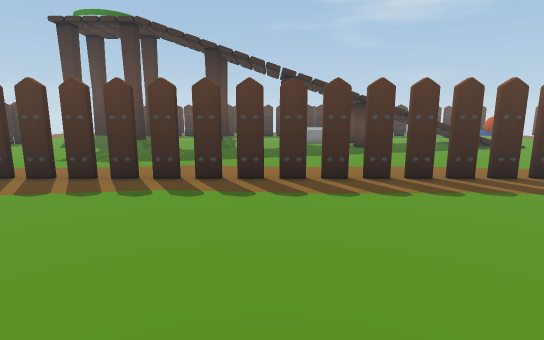
view 1 (above)

17 first-person views from a walk through a Unity game level. The camera is 1.3 m above the floor, tilts 10° down and sees 80° across. The floor is counted in squares, 0.64 m on a side. Each view is taken from the middle of a square. On the plan, view 1 faces up. The plan holds only what a view shows up to about 18 squares ahead; the rest is blank. The place goes on beyond the plan. The player is left out. Some surface patterns are stand-ins.

view 2
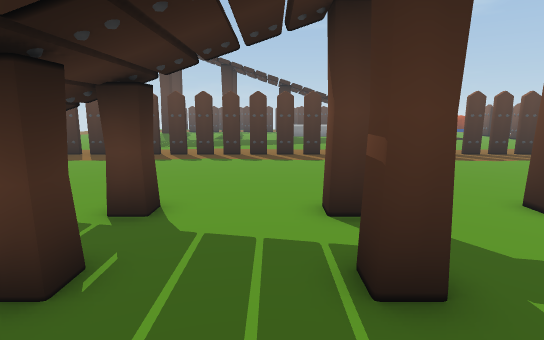

view 3
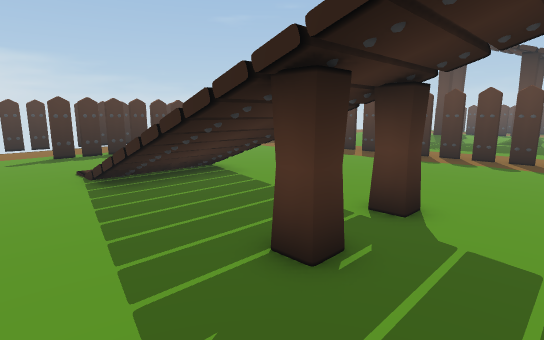

view 4
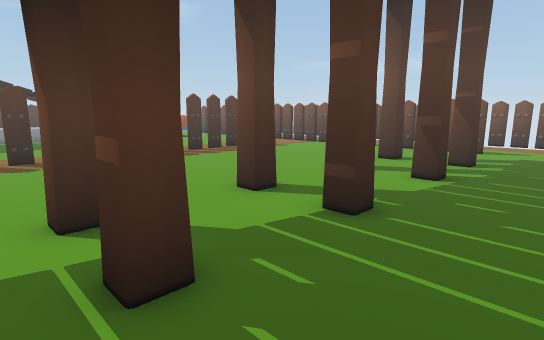

view 5
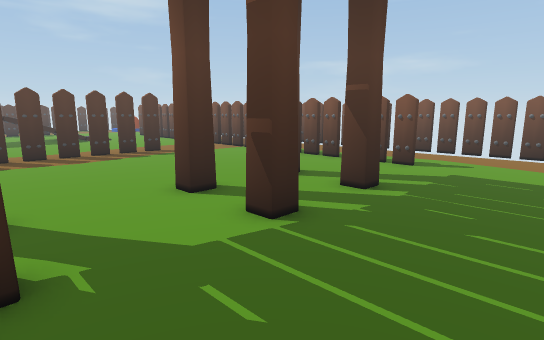

view 6
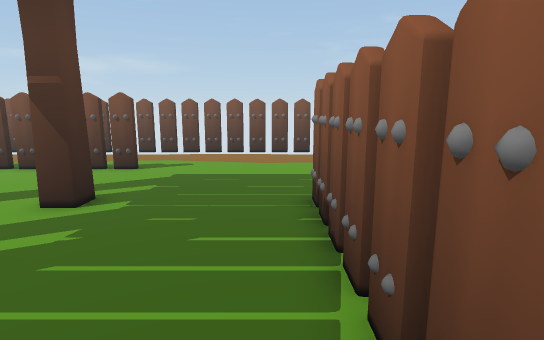

view 7
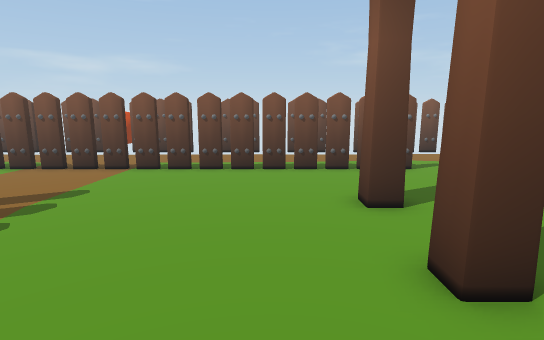

view 8
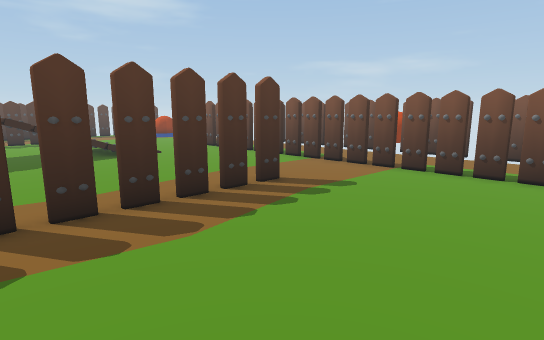

view 9
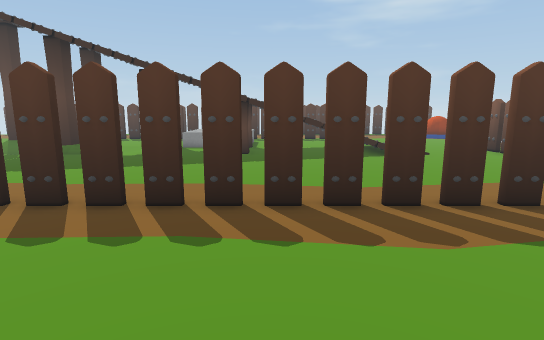

view 10
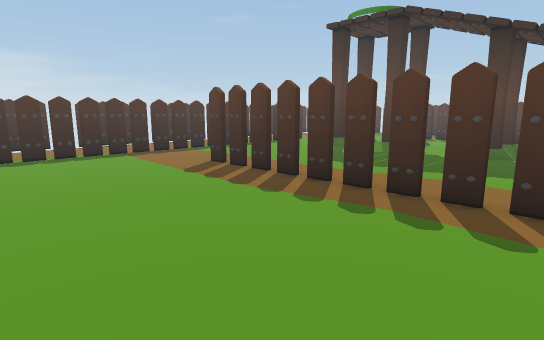

view 11
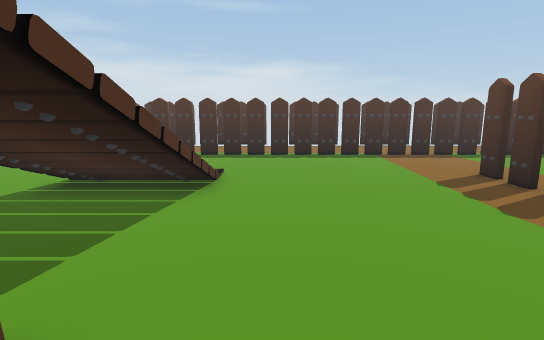

view 12
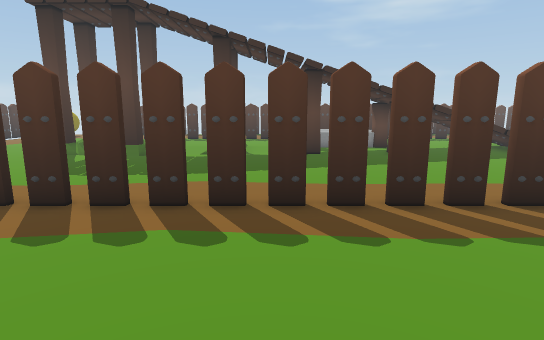

view 13
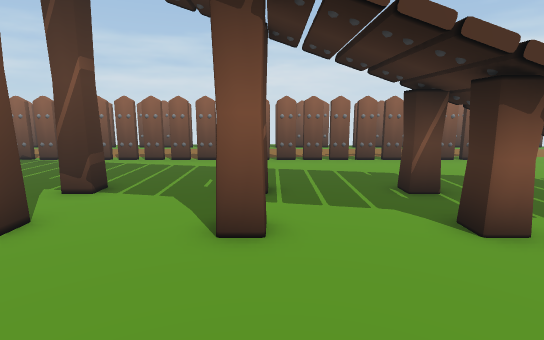

view 14
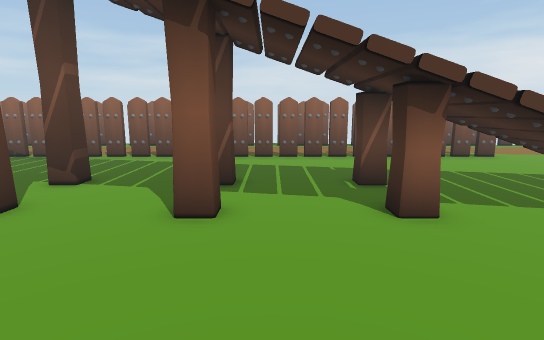

view 15
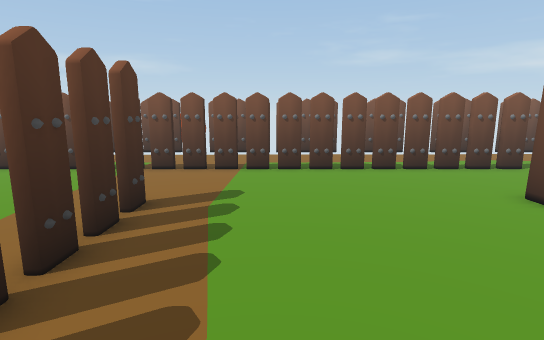

view 16
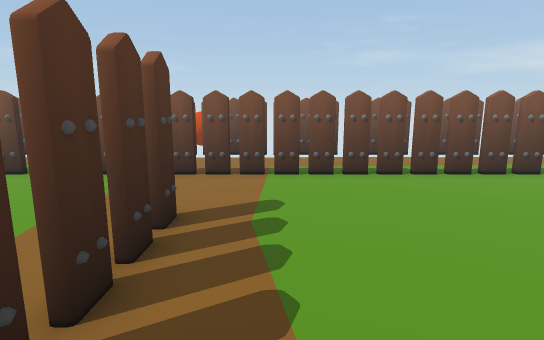

view 17
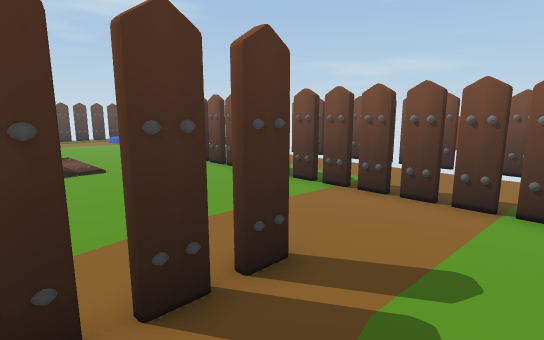

### Floor plan
Key: @ floor where view 1 was taken; # wall or solid block; x gap in a wall; . main floor; : floor 0.5 m higher than the main floor; / step, stairs or slope; = window, fence, low wall or low ledge; ^ raised ledge; v drop or lower ground; T thing the floor can be seen under or through; O other object.
Columns run from 17 left of view 1 to 24 right of it. Each row starts with its distance up from view 1.
 20       #  x    #  .x...## #  OO...   x
 19     . #  /  .##. ..... #^#O#vO...   #
 18     .    ............. ..........   #    x
 17     ............................... #    x
 16     ................................x    x
 15 #    ..............................  ... x
 14 #.   .............................. #... x
 13 #.. ............................... #... x
 12 #.................................. #....x
 11 #.................................. #....#
 10 #.....##xTTTTTTTTTTTTTT###x###x#... #....x
  9 #.................................. #....x
  8 #...................................x... x
  7 #.................................. #... x
  6 #.................................. #..  x
  5 #.................................. #....x
  4 #.................................. #....#
  3 #.................................. #....#
  2 #.................................. #....x
  1 #......:=^^^^xTT..##.......##..##.. #....x
  0 #..   .::^^^^^TT.@##.......##..##...x....x
 -1 #..   .::^^^^^ .....................#....x
 -2 #.... ///^^^^^T...##...#....#..#....#....x
 -3 #.....///^^^^xT...##.....................x
 -4 .........................................#
 -5  ........................................x
 -6     ............... .....................x
 -7     ............... .....................x
 -8      ..##########################........x

Positions as (right, up) in squares from view 1, and headings:
1: (0, 0), facing up
2: (0, -6), facing up
3: (0, -6), facing up-left
4: (0, -6), facing up-right
5: (6, -7), facing up-right
6: (7, -7), facing right
7: (7, 3), facing right
8: (7, 3), facing up-right
9: (7, 3), facing up
10: (0, 2), facing up-left
11: (-1, 3), facing left
12: (-1, 3), facing up
13: (1, 6), facing down
14: (0, 7), facing down
15: (7, 7), facing right
16: (8, 8), facing right
17: (11, 7), facing up-right
